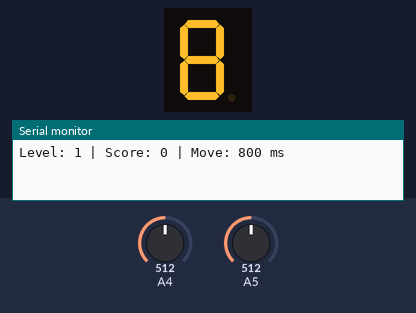
Bench run of a sketch on a simulated Arduino Uno, built with avr-gcc and run on an emulated ATmega328P. Shown: 1-digit seven-segment display, the last lines printed to the serial monitor. Wiring (inferred from the names in the program): 1-digit 7-segment display, segments lit when HIGH: segments pin 6, pin 7, pin 8, pin 9, pin 10, pin 11, pin 12. The inputs (shaded band) are chosen by the test bench; at power-on: A4 = 512, A5 = 512. Random numbers use the default seed unless the sketch sets one; the segment pins are drawn as the display they are named for.

Above: at 0.88 s.
1.3 s: A4 set to 716
4.3 s: A5 set to 900
7.3 s: A5 set to 1023
10.3 s: A5 set to 511
11.8 s: A4 set to 900
At 13.76 s:
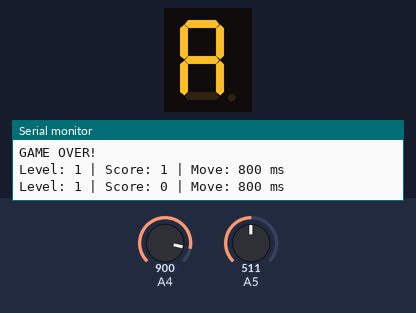
14.2 s: A4 set to 1023
Timing chart, 0 to 17.2 s (numbered marks = the images above; inputs shaded):
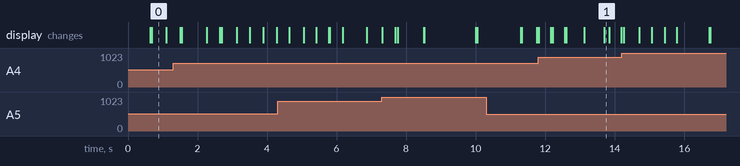

The sketch:

snake_arcade.ino
```cpp
#include <Arduino.h>


// Arduino Uno + 1588BS.
// Keep all eight matrix resistors installed.
//
// Joystick:
// VRx -> A4
// VRy -> A5
// VCC -> 5V
// GND -> GND
// SW  -> not connected


const byte ROWS[8] = {2, 3, 4, 5, A3, A2, A1, A0};
const byte COLS[8] = {6, 7, 8, 9, 10, 11, 12, 13};


const bool ROWS_ARE_ANODES = true;


const byte ROW_ON  = ROWS_ARE_ANODES ? HIGH : LOW;
const byte ROW_OFF = ROWS_ARE_ANODES ? LOW : HIGH;
const byte COL_ON  = ROWS_ARE_ANODES ? LOW : HIGH;
const byte COL_OFF = ROWS_ARE_ANODES ? HIGH : LOW;


const bool REVERSE_X = false;
const bool REVERSE_Y = true;


// ---------------- SETTINGS ----------------


// Starting time between movements.
// Larger number = slower snake.
const unsigned long START_MOVE_MS = 800;


// Speed increases by this percentage each level.
const unsigned int SPEED_INCREASE_PERCENT = 15;


// Fastest allowed time between movements.
const unsigned long MIN_MOVE_MS = 80;


// Eat 7 foods to advance to the next level.
const byte FOODS_PER_LEVEL = 7;


// Flash the screen three times.
const byte FLASH_COUNT = 3;


// Each flash: 120 milliseconds on, 120 milliseconds off.
const unsigned long FLASH_PHASE_MS = 120;


// Pause before starting each level.
const unsigned long READY_MS = 1000;


// Show game over for three seconds.
const unsigned long GAME_OVER_MS = 3000;


// ---------------- GAME VARIABLES ----------------


byte snakeX[64];
byte snakeY[64];
byte snakeLength = 3;


int dirX = 1;
int dirY = 0;
int nextDirX = 1;
int nextDirY = 0;


int foodX = -1;
int foodY = -1;


bool pixels[8][8];


unsigned long level = 1;
unsigned long totalScore = 0;
byte foodsThisLevel = 0;


unsigned long moveMs = START_MOVE_MS;


enum GameState {
 READY,
 RUNNING,
 LEVEL_FLASH,
 LOST
};


GameState state = READY;


unsigned long stateTime = 0;
unsigned long lastMove = 0;
unsigned long lastInput = 0;


// ---------------- DISPLAY ----------------


void blankDisplay() {
 for (byte i = 0; i < 8; i++) {
   digitalWrite(ROWS[i], ROW_OFF);
   digitalWrite(COLS[i], COL_OFF);
 }
}


// Light one LED at a time, including during full-screen flashes.
void scanDisplay() {
 static byte index = 0;
 static unsigned long lastScan = 0;


 unsigned long now = micros();


 if (now - lastScan < 100) return;


 lastScan = now;
 blankDisplay();


 byte y = index / 8;
 byte x = index % 8;


 if (pixels[y][x]) {
   digitalWrite(COLS[x], COL_ON);
   digitalWrite(ROWS[y], ROW_ON);
 }


 index = (index + 1) % 64;
}


// ---------------- SNAKE AND FOOD ----------------


bool snakeAt(int x, int y, byte count) {
 for (byte i = 0; i < count; i++) {
   if (snakeX[i] == x && snakeY[i] == y) {
     return true;
   }
 }


 return false;
}


void resetSnake() {
 snakeLength = 3;


 // Start in the middle, moving right.
 for (byte i = 0; i < snakeLength; i++) {
   snakeX[i] = 3 - i;
   snakeY[i] = 4;
 }


 dirX = nextDirX = 1;
 dirY = nextDirY = 0;
}


void placeFood() {
 int emptyCells = 64 - snakeLength;


 if (emptyCells <= 0) {
   foodX = foodY = -1;
   return;
 }


 int choice = random(emptyCells);


 for (byte y = 0; y < 8; y++) {
   for (byte x = 0; x < 8; x++) {
     if (!snakeAt(x, y, snakeLength)) {
       if (choice == 0) {
         foodX = x;
         foodY = y;
         return;
       }


       choice--;
     }
   }
 }
}


// ---------------- LEVELS ----------------


void printStatus() {
 blankDisplay();


 Serial.print(F("Level: "));
 Serial.print(level);


 Serial.print(F(" | Score: "));
 Serial.print(totalScore);


 Serial.print(F(" | Move: "));
 Serial.print(moveMs);
 Serial.println(F(" ms"));
}


void startGame() {
 level = 1;
 totalScore = 0;
 foodsThisLevel = 0;
 moveMs = START_MOVE_MS;


 resetSnake();
 placeFood();
 printStatus();


 state = READY;
 stateTime = lastMove = lastInput = millis();
}


void finishGame() {
 state = LOST;


 blankDisplay();
 Serial.println(F("GAME OVER!"));
 printStatus();


 stateTime = millis();
}


void beginLevelFlash() {
 state = LEVEL_FLASH;
 stateTime = millis();


 foodX = foodY = -1;
 blankDisplay();
}


void startNextLevel() {
 level++;
 foodsThisLevel = 0;


 // Divide the movement interval by 1.15 for 15% more speed.
 // Round to the nearest whole millisecond.
 unsigned long divisor = 100UL + SPEED_INCREASE_PERCENT;


 moveMs = (moveMs * 100UL + divisor / 2) / divisor;


 if (moveMs < MIN_MOVE_MS) {
   moveMs = MIN_MOVE_MS;
 }


 // Reset the snake each level so the board cannot fill permanently.
 // Keep the total score and level.
 resetSnake();
 placeFood();
 printStatus();


 state = READY;
 stateTime = lastMove = lastInput = millis();
}


// ---------------- JOYSTICK ----------------


void requestDirection(int x, int y) {
 // Prevent reversing directly into the snake's neck.
 if (x == -dirX && y == -dirY) return;


 nextDirX = x;
 nextDirY = y;
}


void readJoystick() {
 int x = analogRead(A4) - 512;
 int y = analogRead(A5) - 512;


 if (REVERSE_X) x = -x;
 if (REVERSE_Y) y = -y;


 int amountX = x < 0 ? -x : x;
 int amountY = y < 0 ? -y : y;


 // Ignore small movements near the center.
 if (amountX < 170 && amountY < 170) return;


 // Choose the stronger axis for diagonal input.
 if (amountX >= amountY) {
   requestDirection(x < 0 ? -1 : 1, 0);
 } else {
   requestDirection(0, y < 0 ? -1 : 1);
 }
}


// ---------------- MOVEMENT ----------------


void moveSnake() {
 if (state != RUNNING) return;


 dirX = nextDirX;
 dirY = nextDirY;


 int x = snakeX[0] + dirX;
 int y = snakeY[0] + dirY;


 // Hitting an edge ends the game.
 if (x < 0 || x > 7 || y < 0 || y > 7) {
   finishGame();
   return;
 }


 bool eating = x == foodX && y == foodY;


 // The tail moves away unless the snake eats.
 byte checkLength = snakeLength - (eating ? 0 : 1);


 if (snakeAt(x, y, checkLength)) {
   finishGame();
   return;
 }


 if (eating && snakeLength < 64) {
   snakeLength++;
 }


 // Move each segment into the previous segment's position.
 for (int i = snakeLength - 1; i > 0; i--) {
   snakeX[i] = snakeX[i - 1];
   snakeY[i] = snakeY[i - 1];
 }


 snakeX[0] = x;
 snakeY[0] = y;


 if (eating) {
   totalScore++;
   foodsThisLevel++;


   // Every seven foods triggers the next level.
   if (foodsThisLevel >= FOODS_PER_LEVEL) {
     beginLevelFlash();
     return;
   }


   placeFood();
   printStatus();
 }
}


// ---------------- DRAW THE GAME ----------------


void drawDisplay() {
 unsigned long now = millis();


 bool flashOn =
   state == LEVEL_FLASH &&
   ((now - stateTime) / FLASH_PHASE_MS) % 2 == 0;


 for (byte y = 0; y < 8; y++) {
   for (byte x = 0; x < 8; x++) {
     pixels[y][x] = flashOn;
   }
 }


 if (state == LEVEL_FLASH) return;


 if (state == LOST) {
   // Show an X after losing.
   for (byte i = 0; i < 8; i++) {
     pixels[i][i] = true;
     pixels[i][7 - i] = true;
   }


   return;
 }


 // Snake stays solid.
 for (byte i = 0; i < snakeLength; i++) {
   pixels[snakeY[i]][snakeX[i]] = true;
 }


 // Only food blinks.
 if (foodX >= 0 && foodY >= 0 && now % 400 < 200) {
   pixels[foodY][foodX] = true;
 }
}


// ---------------- SETUP ----------------


void setup() {
 for (byte i = 0; i < 8; i++) {
   digitalWrite(ROWS[i], ROW_OFF);
   digitalWrite(COLS[i], COL_OFF);


   pinMode(ROWS[i], OUTPUT);
   pinMode(COLS[i], OUTPUT);
 }


 Serial.begin(9600);


 randomSeed(micros() + analogRead(A4) + analogRead(A5));


 startGame();
 drawDisplay();
}


// ---------------- MAIN LOOP ----------------


void loop() {
 scanDisplay();


 unsigned long now = millis();


 if ((state == READY || state == RUNNING) &&
     now - lastInput >= 20) {
   lastInput = now;
   readJoystick();
 }


 if (state == READY) {
   if (now - stateTime >= READY_MS) {
     state = RUNNING;
     lastMove = now;
   }


 } else if (state == RUNNING) {
   if (now - lastMove >= moveMs) {
     lastMove = now;
     moveSnake();
   }


 } else if (state == LEVEL_FLASH) {
   if (now - stateTime >= FLASH_COUNT * 2UL * FLASH_PHASE_MS) {
     startNextLevel();
   }


 } else if (state == LOST && now - stateTime >= GAME_OVER_MS) {
   startGame();
 }


 drawDisplay();
 scanDisplay();
}
```

Measured:
- what the display in image 0 shows lasts 0.4 s, from 0.7 s to 1.1 s
